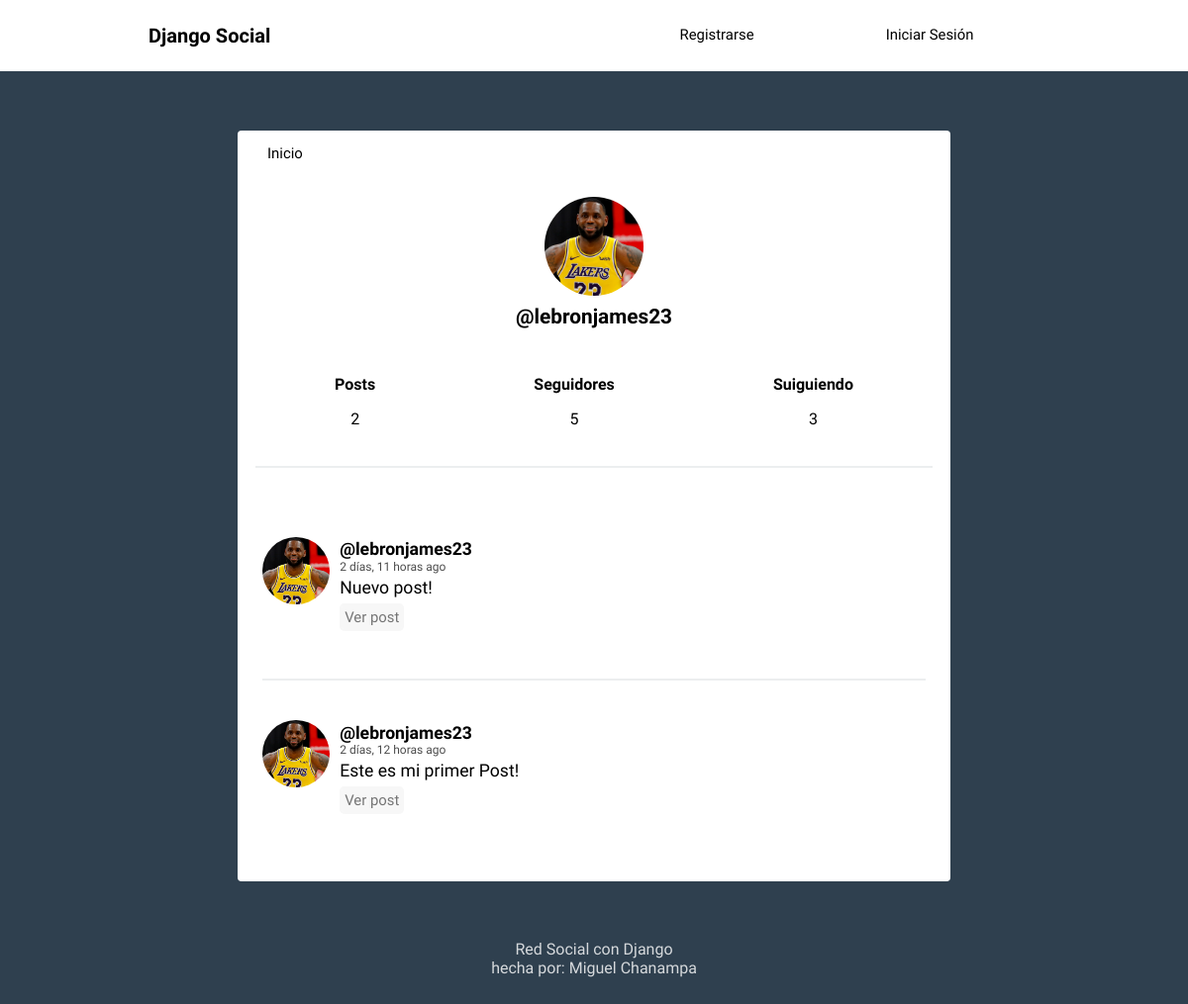
The page /profile/lebronjames23/ on the database its author committed.
### red_social/models.py (models this page shows, shortened)
class Profile(models.Model):
    user = models.OneToOneField(User, on_delete=models.CASCADE)
    image = models.ImageField(null=True, blank=True, upload_to='media', default='default.png')
    def following(self):
        user_ids = Relationship.objects.filter(from_user=self.user)\
                            .values_list('to_user_id', flat=True)
        return User.objects.filter(id__in=user_ids)
    def followers(self):
        user_ids = Relationship.objects.filter(to_user=self.user)\
                        .values_list('from_user_id', flat=True)
        return User.objects.filter(id__in=user_ids)

class Post(models.Model):
    user = models.ForeignKey(User, on_delete=models.CASCADE, related_name='posts')
    timestamp = models.DateTimeField(default=timezone.now)
    content = models.TextField()
    class Meta:
        ordering = ['-timestamp']

### red_social/views.py (the view)
# urls.py: path('profile/', profile, name='profile'),
def profile(request, username=None):
    current_user = request.user
    if username and username != current_user.username:
        user = User.objects.get(username=username)
        posts = user.posts.all()
    else:
        posts = current_user.posts.all()
        user = current_user
    context = {'user': user, 'posts': posts}
    return render(request, 'social/profile.html', context)

### red_social/templates/social/profile.html (shortened to what this page needs)
{% extends 'social/feed.html' %}
{% block content %}
<div class="profile">
	<img src="{{ user.profile.image.url }}">
	<h2>@{{ user.username }}</h2>
</div>
<div class="follow">
	<div>
		<h5>Posts</h5>
		<p>{{ user.posts.count }}</p>
	</div>
	<div>
		<h5>Seguidores</h5>
		<p>{{ user.profile.followers.count }}</p>
	</div>
	<div>
		<h5>Suiguiendo</h5>
		<p>{{ user.profile.following.count }}</p>
	</div>
</div>
{{ block.super }}
{% endblock %}

### red_social/templates/social/feed.html (shortened to what this page needs)
{% extends 'social/layout.html' %}
{% load humanize %}
{% block content %}
{% for post in posts %}
<article>
    <div class="container-article">
        <img src="{{ post.user.profile.image.url }}">
        <div>
            <h2 class="username"><a href="{% url 'profile' post.user.username %}">@{{post.user.username}}</a>
            </h2>
            <time data-time="#">{{ post.timestamp|naturaltime }}</time>
            <div class="post">{{ post.content }}</div>
            <br>
            <a class="option" href="{% url 'post' post.id %}">Ver post</a>
            <br>
            <br>
            <br>
        </div>
    </div>
</article>
{% endfor %}
{% endblock %}

### red_social/static/style.css (style rules this page uses)
body { background: #2F404F; font-size: 62.5%; font-family: 'Varela Round', Helvetica, Arial, serif; }
.option { color: #3B3B3B; opacity: .7; padding: 3px; background-color: #F5F5F5; border-radius: 5px; border: 2px solid #F5F5F5; }
h5 { font-size: 1rem; margin-bottom: 0; margin-top: 0; }
p { font-size: 1rem; }
img { object-fit: cover; }
a { font-size: .93rem; text-decoration: none; color: black; }
article { width: 93%; margin: auto; padding: 30px 0; border-bottom: 2px solid #ECEEEF; }
.username { margin-bottom: .1rem; }
.username a { font-size: 1.1rem; }
.container-article { display: flex; }
.container-article img { margin-top: 10px; height: 68px; width: 68px; margin-right: 10px; border-radius: 50%; }
article:last-child { border-bottom: 0; }
time { font-size: .75rem; opacity: .7; }
.post { font-size: 1.1rem; margin-top: .2rem; }
.profile { display: flex; align-items: center; flex-direction: column; }
.profile img { height: 100px; width: 100px; margin-right: 10px; border-radius: 50%; margin: 20px; }
.profile h2 { margin-top: -10px; font-size: 1.3rem; }
.follow { display: flex; width: 95%; justify-content: space-around; margin: 30px auto; text-align: center; border-bottom: 2px solid #ECEEEF; padding-bottom: 22px; }

### rows shown on the page
Post: user.profile.image (picture), user.username "lebronjames23", timestamp "2 días, 11 horas ago", content "Nuevo post!"
Post: user.profile.image (picture), user.username "lebronjames23", timestamp "2 días, 12 horas ago", content "Este es mi primer Post!"

### other values the page prints
{{ user.username }} "lebronjames23"
{{ user.posts.count }} "2"
{{ user.profile.followers.count }} "5"
{{ user.profile.following.count }} "3"
